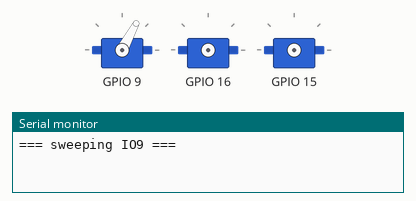
Recording of a sketch running on a simulated ESP32. Parts: 3 × servo, the last lines printed to the serial monitor. Servo pulses on a pin are drawn as a servo (544–2400 µs = 0–180°).

Above: at 0.15 s.
At 4.6 s:
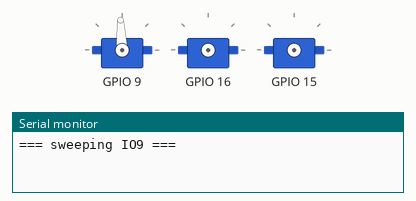
At 9.7 s:
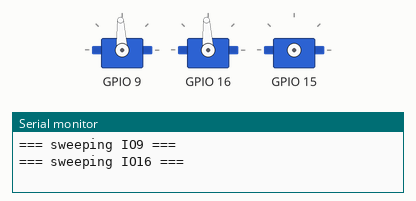
At 16.02 s:
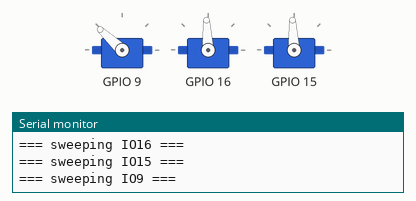
At 22.62 s:
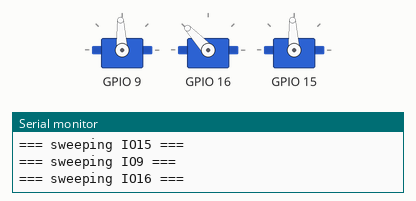
At 35.2 s:
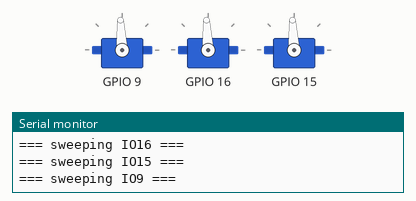
Timing chart, 0 to 40.0 s (numbered marks = the images above):
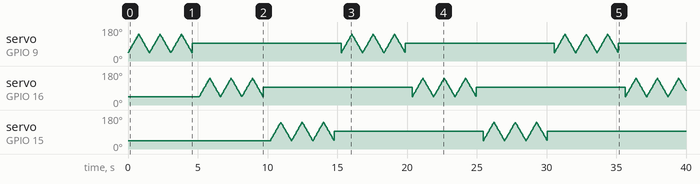

The sketch:

servo-test.ino
```cpp
// Servo pin identification for the AX22 servo module on Genesis Mini
// Port 3 (candidate signal pins: IO9, IO16, IO15).
//
// Drives standard 50 Hz servo PWM on one pin at a time, forever:
//   ~10 s sweeping on IO9  -> then IO16 -> then IO15 -> repeat
// Watch which servo moves during which phase and report the mapping.
// Serial (115200/CDC) prints the active pin.

const int CANDIDATES[] = {9, 16, 15};
const int N = 3;
const uint32_t SERVO_FREQ = 50;
const uint8_t SERVO_RES = 16;

uint32_t usToDuty(uint32_t us) {
  return (uint32_t)((uint64_t)us * ((1 << SERVO_RES) - 1) / 20000);
}

void setup() {
  Serial.begin(115200);
#if ARDUINO_USB_CDC_ON_BOOT
  Serial.setTxTimeoutMs(0);
#endif
}

void sweep(int pin) {
  Serial.printf("=== sweeping IO%d ===\n", pin);
  ledcAttach(pin, SERVO_FREQ, SERVO_RES);
  for (int cycle = 0; cycle < 3; cycle++) {
    for (uint32_t us = 1000; us <= 2000; us += 20) {
      ledcWrite(pin, usToDuty(us));
      delay(15);
    }
    for (uint32_t us = 2000; us >= 1000; us -= 20) {
      ledcWrite(pin, usToDuty(us));
      delay(15);
    }
  }
  ledcWrite(pin, usToDuty(1500));  // park at center
  delay(500);
  ledcDetach(pin);
}

void loop() {
  for (int i = 0; i < N; i++) sweep(CANDIDATES[i]);
}
```
